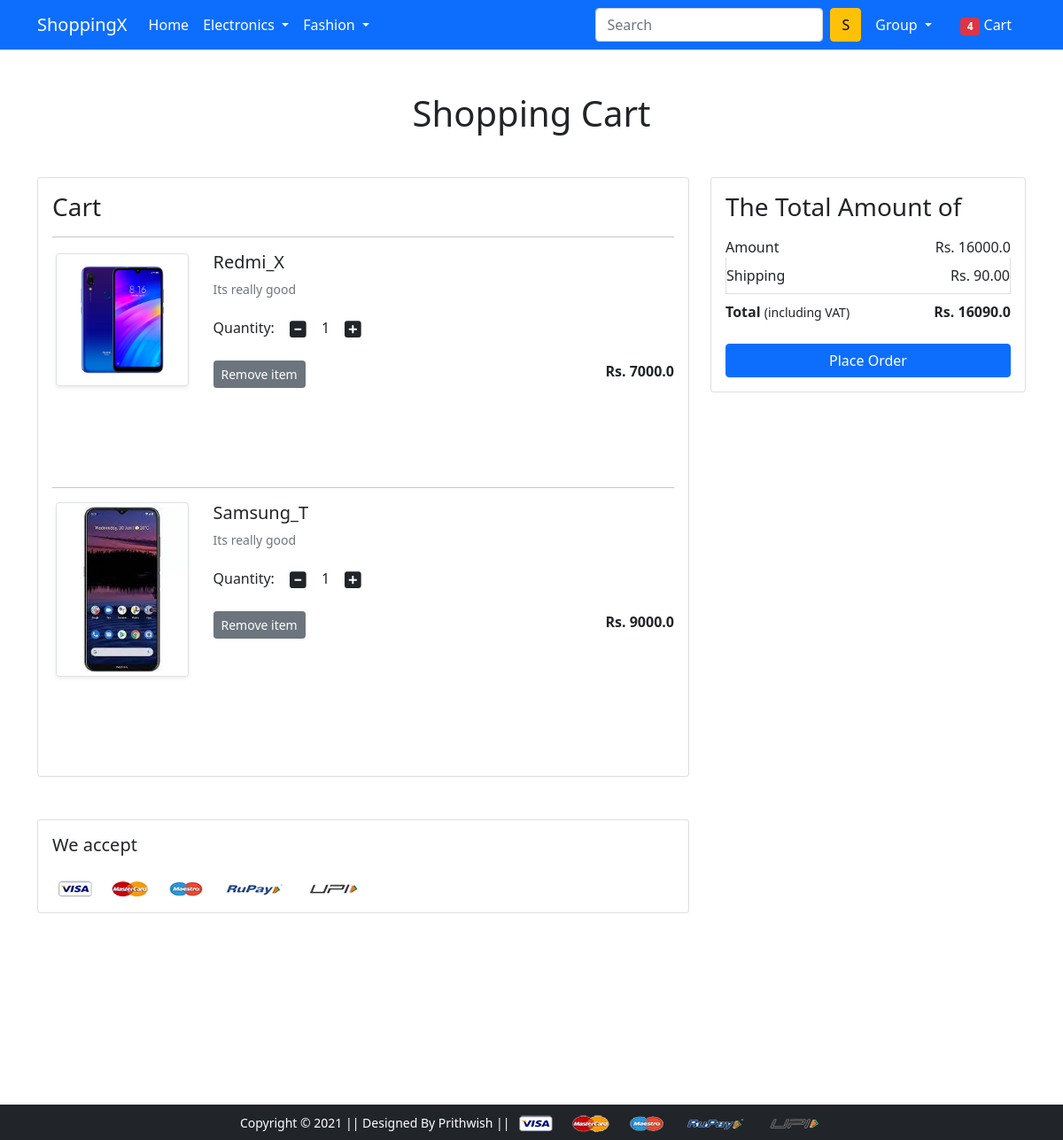
Page /cart/ (signed in) on the committed database.
### app/models.py (models this page shows, shortened)
class Cart(models.Model):
    user = models.ForeignKey(User, on_delete=models.CASCADE)
    product = models.ForeignKey(Product, on_delete=models.CASCADE)
    quantity = models.PositiveIntegerField(default=1)

class Product(models.Model):
    title = models.CharField(max_length=100)
    selling_price = models.FloatField()
    discount_price = models.FloatField()
    description = models.CharField(max_length=20)
    brand = models.CharField(max_length=20)
    category = models.CharField(choices=CATEGORY_CHOICES, max_length=4)
    product_image = models.ImageField(upload_to='productimg')

### app/views.py (the view)
# urls.py: path('cart/', views.show_cart, name='showcart'),
def show_cart(request):
    if request.user.is_authenticated:
        user = request.user
        cart = Cart.objects.filter(user=user)
        amount = 0.0
        shipping_amount= 90.0
        total_amount = 0.0
        cart_product = [p for p in Cart.objects.all() if p.user == user]
        if cart_product:
            for p in cart_product:
                tempamount = (p.quantity * p.product.discount_price)
                amount += tempamount
                totalamount = shipping_amount+amount
            return render(request, 'app/addtocart.html', {'carts':cart, 'totalamount':totalamount, 'amount':amount})
        else:
            return render(request, 'app/emptycart.html')

### app/templates/app/addtocart.html (shortened to what this page needs)
{% extends 'app/base.html' %}
{% load static %}
{% block main-content %}
<div class="container my-5">
 <div class="row">
  <h1 class="text-center mb-5">Shopping Cart</h1>
  <div class="col-sm-8">
  <div class="card">
   <div class="card-body">
    <h3>Cart</h3>
	{% for cart in carts %}
	<hr>
    <div class="row">
     <div class="col-sm-3 text-center align-self-center"><img src="{{cart.product.product_image.url}}" alt="" srcset="" class="img-fluid img-thumbnail shadow-sm" height="150" width="150"> </div>
     <div class="col-sm-9">
      <div>
       <h5>{{cart.product.title}}</h5>
       <p class="mb-2 text-muted small">{{cart.product.description}}</p>
       <div class="my-3">
        <label for="quantity">Quantity:</label>
        <a class="minus-cart btn" pid="{{cart.product.id}}"><i class="fas fa-minus-square fa-lg"></i></a>
          <span id="quantity">{{cart.quantity}}</span>
        <a class="plus-cart btn" pid="{{cart.product.id}}"><i class="fas fa-plus-square fa-lg"></i></a>
       </div>
       <div class="d-flex justify-content-between">
        <a href="#" class="btn btn-sm btn-secondary mr-3 remove-cart" pid="{{cart.product.id}}">Remove item </a>
        <p class="mb-0"><span><strong>Rs. {{cart.product.discount_price}}</strong></span></p>
       </div>
      </div>
     </div>
    </div>
	<br>
	<br>
	<br>
	<br>
	{% endfor %}
   </div>
   </div>
  </div>
  <div class="col-sm-4">
   <div class="card">
    <div class="card-body">
      <h3>The Total Amount of</h3>
      <ul class="list-group">
       <li class="list-group-item d-flex justify-content-between align-items-center border-0 px-0 pb-0">Amount<span>Rs. <span id="amount">{{amount}}</span></span></li>
       <li class="list-group-item d-flex justify-content-between align-items-center px-0">Shipping<span>Rs. 90.00</span></li>
       <li class="list-group-item d-flex justify-content-between align-items-center border-0 px-0 mb-3">
        <div>
           <strong>Total</strong> <small>(including VAT)</small>
         </div>
         <span><strong>Rs. <strong id="totalamount">{{totalamount}}</strong></strong></span>
       </li>
      </ul>
      <div class="d-grid"><a href="{% url 'checkout' %}" class="btn btn-primary">Place Order</a></div>
    </div>
   </div>
  </div>
 </div>
</div>
<div class="container">
 <div class="row">
  <div class="col-sm-8">
   <div class="card">
    <div class="card-body">
      <h5 class="mb-4">We accept</h5>
      <img src="{% static 'app/images/payment.png' %}" alt="" class="img-fluid">
    </div>
  </div>
  </div>
 </div>
</div>
<br>
<br>
<br>
{% endblock main-content %}

### app/templates/app/base.html (shortened to what this page needs)
<!doctype html>
{% load static %}
<html lang="en">
  <head>
    <link href="https://cdn.jsdelivr.net/npm/bootstrap@5.0.0-beta1/dist/css/bootstrap.min.css" rel="stylesheet">
    <link rel="stylesheet" href="{% static 'app/css/owl.carousel.min.css' %}">
    <link rel="stylesheet" href="{% static 'app/css/all.min.css' %}">
    <link rel="stylesheet" href="{% static 'app/css/style.css' %}">
  </head>
  <body>
    <nav class="navbar navbar-expand-lg navbar-dark bg-primary">
     <div class="container">
       <a class="navbar-brand" href="/">ShoppingX</a>
       <div class="collapse navbar-collapse" id="navbarSupportedContent">
         <ul class="navbar-nav me-auto mb-2 mb-lg-0">
           <li class="nav-item">
             <a class="nav-link active" aria-current="page" href="/">Home</a>
           </li>
           <li class="nav-item dropdown">
             <a class="nav-link dropdown-toggle text-white" href="#" id="electronicsDropdown" role="button" data-bs-toggle="dropdown" aria-expanded="false">
               Electronics
             </a>
           </li>
           <li class="nav-item dropdown">
             <a class="nav-link dropdown-toggle text-white" href="#" id="fashionDropdown" role="button" data-bs-toggle="dropdown" aria-expanded="false">
               Fashion
             </a>
           </li>
         </ul>
         <form class="d-flex" action="{% url 'search_options' %}">
           <input class="form-control me-2"  type="search" placeholder="Search" name="developer" id="developer" aria-label="Search">
           <button class="btn btn-warning" type="submit">S</button>
         </form>
         <div>
          <ul class="navbar-nav me-auto mb-2 mb-lg-0">
			{% if request.user.is_authenticated %}
           <li class="nav-item dropdown mx-2">
              <a class="nav-link dropdown-toggle text-white" href="#" id="profileDropdown" role="button" data-bs-toggle="dropdown" aria-expanded="false">
                {{request.user.username|capfirst}}
              </a>
            </li>
            <li class="nav-item mx-2">
             <a href="{% url 'showcart' %}" class="nav-link text-white"><span class="badge bg-danger">4</span> Cart </a>
            </li>
			{% endif %}
          </ul>
         </div>
       </div>
     </div>
	 <br>
    </nav>
    {% block main-content %} {% endblock main-content %}
	<br>
<br>
<br>
<br>
    <footer class="container-fluid bg-dark text-center p-2 mt-5">
        <small class="text-white">Copyright &copy; 2021 || Designed By Prithwish || </small>
        <img src="{% static 'app/images/payment.png' %}" alt="" srcset="" class="img-fluid" height="2px">
    </footer>
  </body>
</html>

### rows in the picture
Cart: product.product_image (picture), product "Redmi_X", product.description "Its really good", quantity "1", product.discount_price "7000.0"
Cart: product.product_image (picture), product "Samsung_T", product.description "Its really good", quantity "1", product.discount_price "9000.0"

### other values in the picture
{{ request.user.username|capfirst }} "Group"
{{ amount }} "16000.0"
{{ totalamount }} "16090.0"
